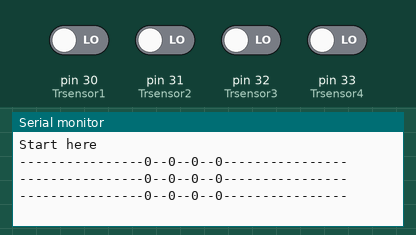
Bench run of a sketch on a simulated Arduino Mega 2560, built with avr-gcc and run on an emulated ATmega2560. Parts: the last lines printed to the serial monitor. The test bench sets the inputs (shaded band); at power-on: pin 30 (Trsensor1), pin 31 (Trsensor2), pin 32 (Trsensor3), pin 33 (Trsensor4) LOW.

Above: at 2.8 s.
2.9 s: pin 30 (Trsensor1) driven HIGH
At 3.4 s:
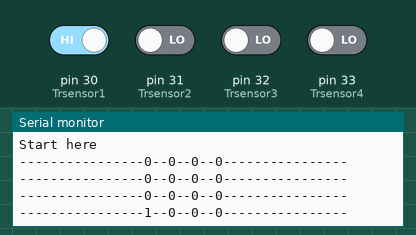
4.4 s: pin 31 (Trsensor2) driven HIGH
At 5.7 s:
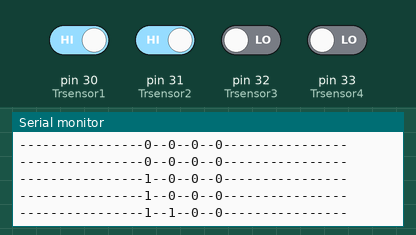
5.9 s: pin 32 (Trsensor3) driven HIGH
At 6.8 s:
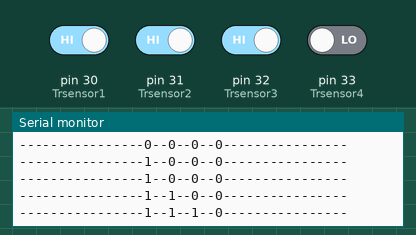
7.4 s: pin 33 (Trsensor4) driven HIGH
At 8.5 s:
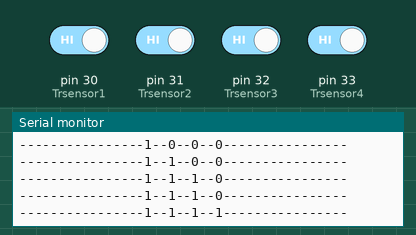
8.9 s: pin 30 (Trsensor1) driven LOW
At 9.8 s:
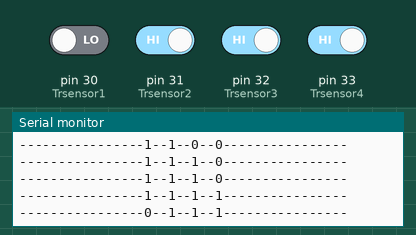
10.4 s: pin 31 (Trsensor2) driven LOW
At 11.8 s:
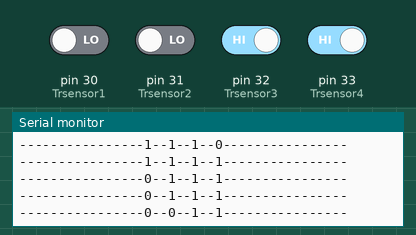

The sketch:

Track_Sensor1.ino
```cpp
/*
 Author: Brucetsao
 */
#define Trsensor1 30
#define Trsensor2 31
#define Trsensor3 32
#define Trsensor4 33

int Sensorval1 = 0 ;  // variable to receive data from the Track_Sensor
int Sensorval2 = 0 ;  // variable to receive data from the Track_Sensor
int Sensorval3 = 0 ;  // variable to receive data from the Track_Sensor
int Sensorval4 = 0 ;  // variable to receive data from the Track_Sensor

void setup()
{
  // Start serial communication at 57600
  Serial.begin(9600);
  Serial1.begin(9600);
  pinMode(Trsensor1, INPUT);
  pinMode(Trsensor2, INPUT);
  pinMode(Trsensor3, INPUT);
  pinMode(Trsensor4, INPUT);
  Serial.println("Start here");

}

void loop()
{

   Sensorval1 = digitalRead(Trsensor1) ;
   Sensorval2 = digitalRead(Trsensor2) ;
   Sensorval3 = digitalRead(Trsensor3) ;
   Sensorval4 = digitalRead(Trsensor4) ;
   Serial.print("----------------");
   Serial.print(Sensorval1);
   Serial.print("--");
   Serial.print(Sensorval2);
   Serial.print("--");
   Serial.print(Sensorval3);
   Serial.print("--");
   Serial.print(Sensorval4);
   Serial.println("----------------");

  delay(1000) ;
}
```

Measured:
- after the input at 2.9 s, the serial monitor: prints a new line after 0.10 s (image 1)
- after the input at 4.4 s, the serial monitor: prints a new line after 0.60 s (image 2)
- after the input at 5.9 s, the serial monitor: prints a new line after 0.10 s (image 3)
- after the input at 7.4 s, the serial monitor: prints a new line after 0.61 s (image 4)
- after the input at 8.9 s, the serial monitor: prints a new line after 0.11 s (image 5)
- after the input at 10.4 s, the serial monitor: prints a new line after 0.61 s (image 6)
